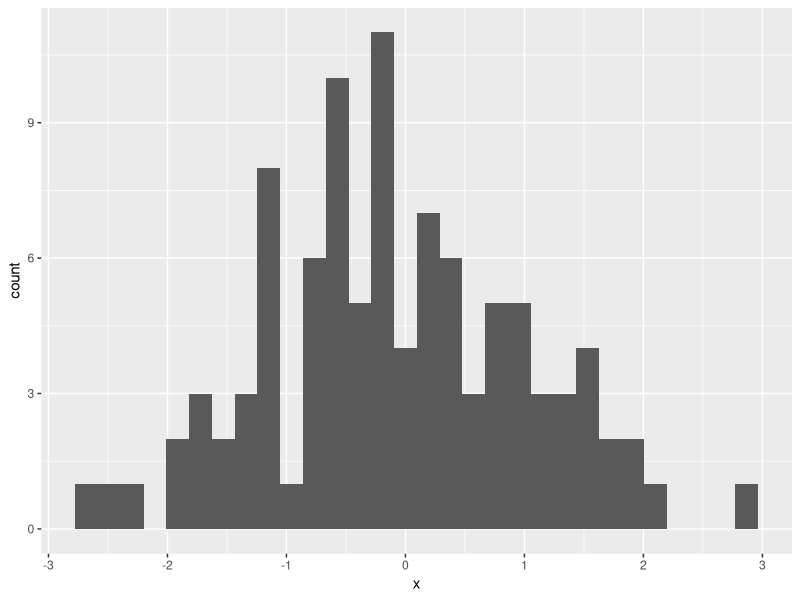

Write R code to recreate this figure.
library(ggplot2)
library(dplyr)
library(broom)
############################
df <- data.frame(x = rnorm(100))

plot1 <- ggplot(data = df, aes(x = x)) + geom_histogram()
